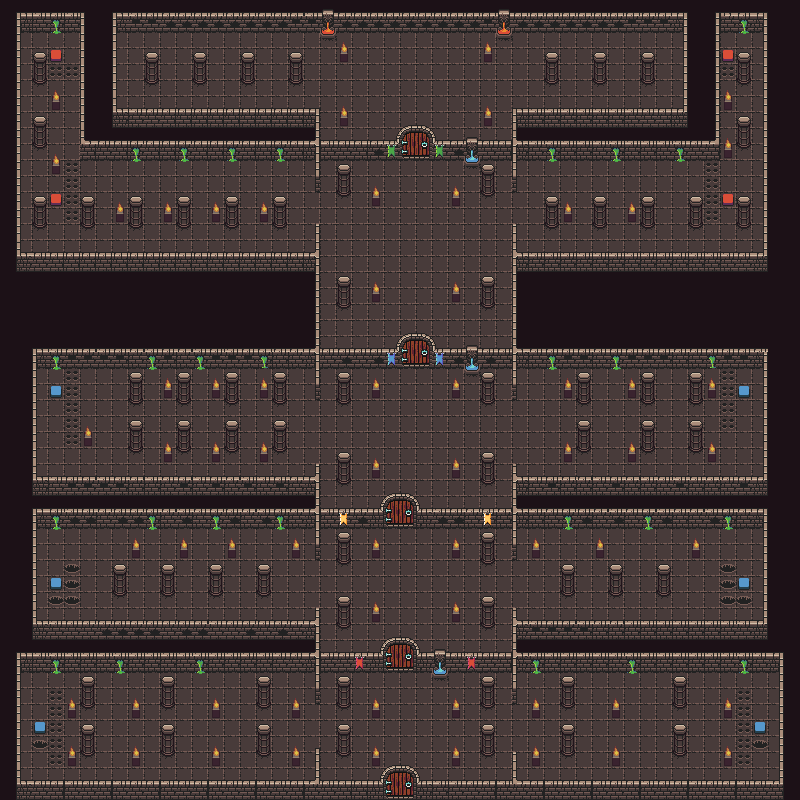

The image is a tile-based game level rendered from a .tmx file. Its description and source (layers, tilesets, objects; grid data summarised) follow:
An orthogonal 50x50 tile map with 16x16 px tiles, 5 tile layers (Suelo, Paredes, Botones, Tampas, ...), 4 tilesets.

<map version="1.5" tiledversion="1.6.0" orientation="orthogonal" renderorder="right-down" width="50" height="50" tilewidth="16" tileheight="16" infinite="0" nextlayerid="8" nextobjectid="1">
 <tileset firstgid="1" source="0x72_DungeonTilesetII_v1.3.tsx" />
 <tileset firstgid="1025" source="0x72_16x16DungeonTileset.v4.tsx" />
 <tileset firstgid="1281" source="0x72_16x16DungeonTileset_walls.v2.tsx" />
 <tileset firstgid="1537" source="houses.tsx" />
 <group id="7" name="Estructuras">
  <layer id="1" name="Suelo" width="50" height="50">
   <data>[2500 cells, 2500 non-empty, 2 distinct tile ids]</data>
  </layer>
  <layer id="2" name="Paredes" width="50" height="50">
   <data>[2500 cells, 1294 non-empty, 52 distinct tile ids]</data>
  </layer>
 </group>
 <group id="6" name="Interacciones">
  <layer id="5" name="Botones" width="50" height="50">
   <data>[2500 cells, 10 non-empty, 2 distinct tile ids]</data>
  </layer>
  <layer id="4" name="Tampas" width="50" height="50">
   <data>[2500 cells, 40 non-empty, 2 distinct tile ids]</data>
  </layer>
  <layer id="3" name="Regeneracion" width="50" height="50">
   <data>[2500 cells, 9 non-empty, 3 distinct tile ids]</data>
  </layer>
 </group>
</map>
